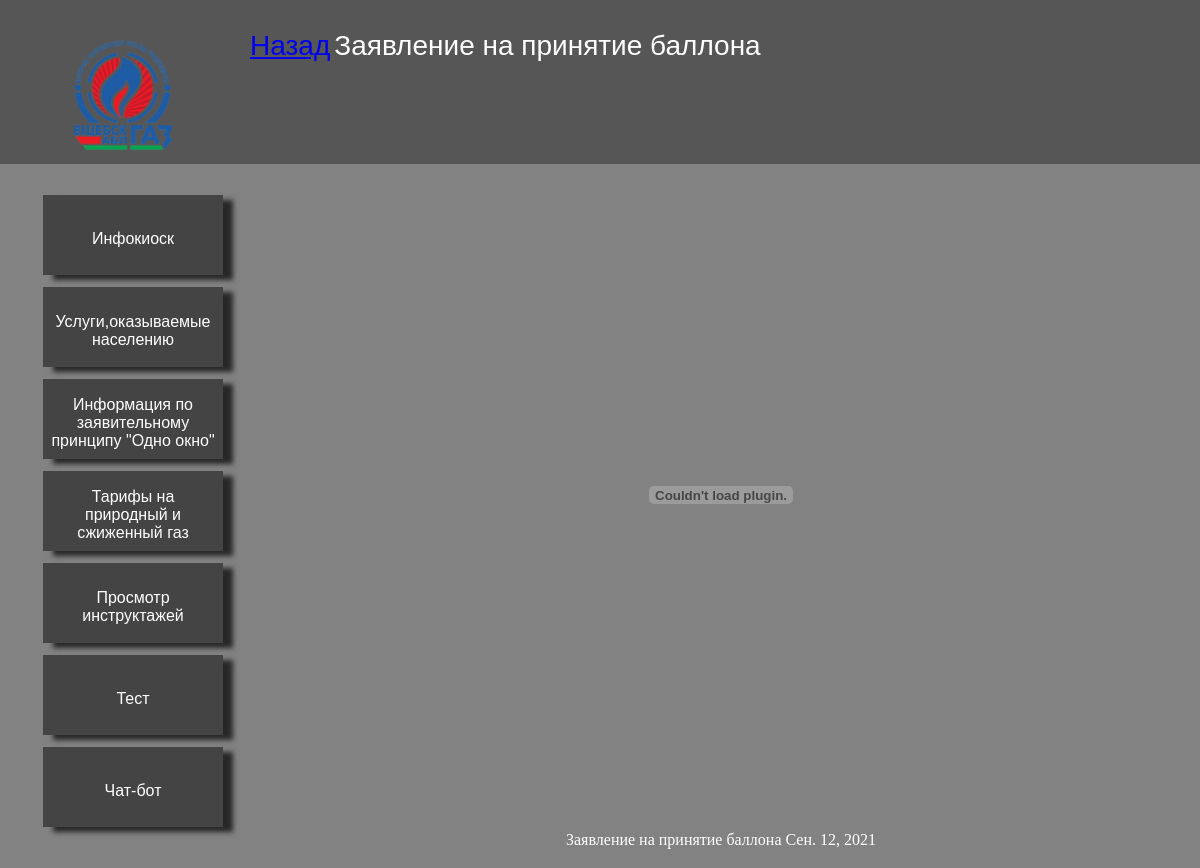
/onewindow/Forms/Application_for_cylinder_acceptance, run on the app's committed database.
### main/models.py (models this page shows, shortened)
class Application_for_cylinder_acceptance(models.Model):
    title = models.CharField(max_length=150)
    Application_for_cylinder_acceptance_doc = models.FileField(upload_to='Forms/')
    times = models.DateField()

### main/views.py (the view)
# urls.py: path('onewindow/Forms/Application_for_cylinder_acceptance', views.Application_for_cylinder_acceptance_home, name='Application_for_cylinder_acceptance'),
def Application_for_cylinder_acceptance_home(request):
    data = Application_for_cylinder_acceptance.objects.all()
    return render(request,'main/statements/Application_for_cylinder_acceptance.html', {'data': data})

### main/templates/main/statements/Application_for_cylinder_acceptance.html (shortened to what this page needs)
{%extends 'main/Shell.html'%}
{%block topbar%}
<div class="topbar">
    <table>
        <tr>
            <td height="20vh"><a class="back" href="{%url 'Forms'%}">Назад</a></td>
            <td><a class="toptext">Заявление на принятие баллона</a></td>
        </tr>
    </table>
</div>
{%endblock%}
{%block body%}
{%for el in data%}
<center>
        <div class="botton_color">
                <embed class="docs_view" src="{{ el.Application_for_cylinder_acceptance_doc.url }}" >
                <p href="{{ el.Application_for_cylinder_acceptance}}" class="cool_text">{{ el.title }} {{el.times}}</p>
        </div>
</center>
{%endfor%}
{%endblock%}

### main/static/main/css/Shell.css (style rules this page uses)
.main { margin: 0; background: #828282; }
.back { height: 15vh; }
.topbar { height: 19vh; background-color: #565656; text-align: center; margin: 0; padding-top: 1.5vh; }
.toptext { color: #fff; font-family: Arial, Helvetica, sans-serif; font-size: 3.5vh; margin-left: auto; margin-right: auto; margin-top: 3vh; }
.docs_view { height: 80vh; width: 50vw; padding-top: 1vh; display: block; margin-left: auto; margin-right: auto; }
.cool_text { color: #fff; text-align: center; }

### data on the page
Application_for_cylinder_acceptance: title "Заявление на принятие баллона", times "Сен. 12, 2021"
